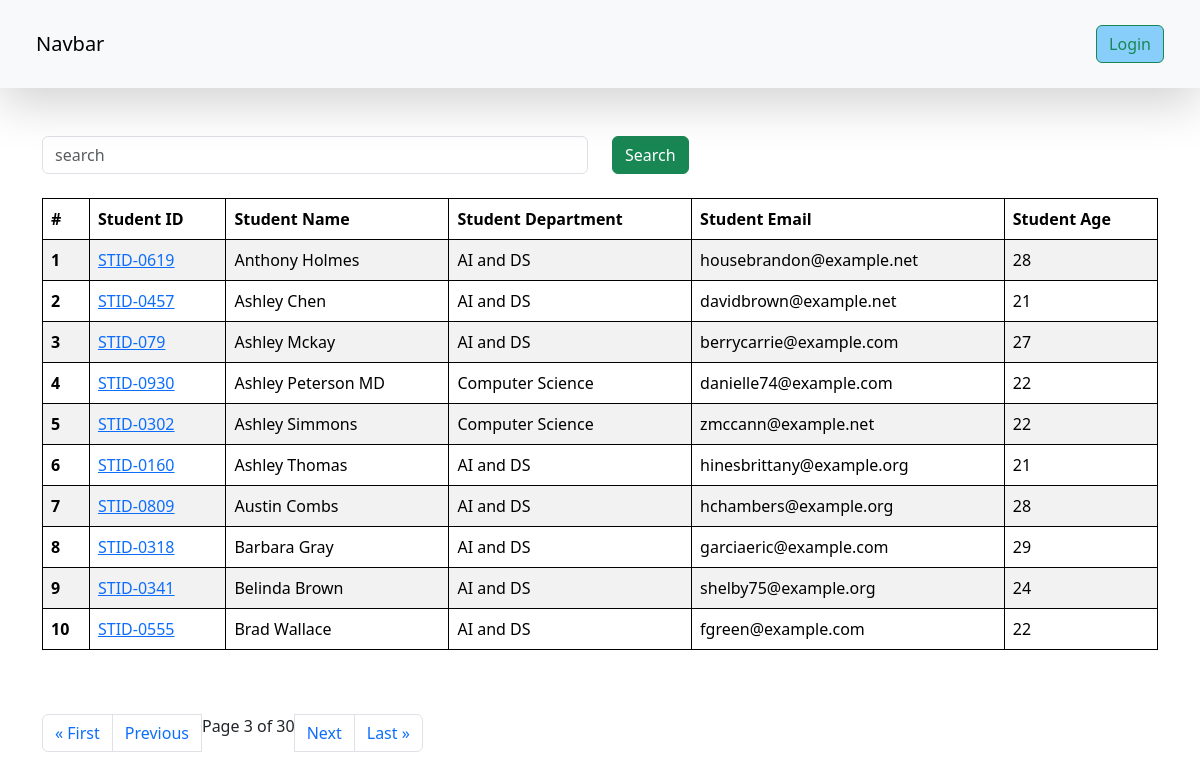
Screenshot of /students/?page=3 with the database file from the repository.
### vege/models.py (models this page shows, shortened)
class Student(models.Model):
    department = models.ForeignKey(Department, related_name="depart",on_delete=models.CASCADE)
    student_id = models.OneToOneField(StudentID, related_name="studentid",on_delete=models.CASCADE)
    student_name = models.CharField(max_length=100)
    student_email = models.EmailField(unique=True)
    student_age = models.IntegerField(default=18)
    student_address = models.TextField()
    is_deleted = models.BooleanField(default=False)
    objects = StudentsManager()
    admin_objects = models.Manager()
    class Meta:
        ordering = ['student_name']
        verbose_name = "student"

class StudentID(models.Model):
    student_id = models.CharField(max_length=100)
    def __str__(self) -> str:
        return self.student_id
    class Meta:
        ordering = ['student_id']

class Department(models.Model):
    department = models.CharField(max_length=100)
    class Meta:
        ordering = ['department']

### vege/views.py (the view, shortened to what this page needs)
# urls.py: path("students/" , get_students , name='get_students'),
def get_students(request):
    queryset = Student.objects.all()
    paginator = Paginator(queryset, 10)  # Show 25 contacts per page.
    page_number = request.GET.get("page",1)
    page_obj = paginator.get_page(page_number)
    return render(request, 'report/students.html' ,{'queryset': page_obj} )

### vege/models.py (called while the page is built)
    def get_queryset(self) -> models.QuerySet:
        return super().get_queryset().filter(is_deleted = False)

### vege/templates/report/students.html (shortened to what this page needs)
{% extends "base.html" %}
{% block start %}
    <div class="container mt-5">
      <form class="mb-4">
      <div class="row">
        <div class="col-md-6">
          <input class="form-control" name="search" placeholder="search">
        </div>
        <div class="col-md-6">
          <button class="btn btn-success">Search</button>
        </div>
      </form>
      </div>
        <table class="table table-striped">
            <thead>
              <tr>
                <th scope="col">#</th>
                <th scope="col">Student ID</th>
                <th scope="col">Student Name</th>
                <th scope="col">Student Department</th>
                <th scope="col">Student Email</th>
                <th scope="col">Student Age</th>
              </tr>
            </thead>
            <tbody>
                {% for student in queryset %}
              <tr>
                <th scope="row">{{ forloop.counter }}</th>
                <td>
                <a href="{% url 'see_marks' student.student_id %}">
                  {{student.student_id}}
                </a>
                </td>
                <td>{{student.student_name}}</td>
                <td>{{student.department.department}}</td>
                <td>{{student.student_email}}</td>
                <td>{{student.student_age}}</td>
              </tr>
              {% endfor %}
            </tbody>
          </table>
          <br><br>
              <nav aria-label="Page navigation example">
                <ul class="pagination">
                    {% if queryset.has_previous %}
                        <li class="page-item"><a class="page-link" href="?page=1">&laquo; First</a></li>
                        <li class="page-item"><a class="page-link" href="?page={{ queryset.previous_page_number }}">Previous</a></li>
                    {% endif %}
                    <span class="current">
                        Page {{ queryset.number }} of {{ queryset.paginator.num_pages }}
                    </span>
                    {% if queryset.has_next %}
                    <li class="page-item"><a class="page-link" href="?page={{ queryset.next_page_number }}">Next</a></li>
                    <li class="page-item"><a class="page-link" href="?page={{ queryset.paginator.num_pages }}">Last &raquo;</a></li>
                    {% endif %}
                  </ul>
          </nav>
{% endblock %}

### vege/templates/report/students.html (style rules this page uses)
table,th,td { border: 1px solid black; }

### rows the page displays
Student: student_id "STID-0619", student_name "Anthony Holmes", department.department "AI and DS", student_email "housebrandon@example.net", student_age "28"
Student: student_id "STID-0457", student_name "Ashley Chen", department.department "AI and DS", student_email "davidbrown@example.net", student_age "21"
Student: student_id "STID-079", student_name "Ashley Mckay", department.department "AI and DS", student_email "berrycarrie@example.com", student_age "27"
Student: student_id "STID-0930", student_name "Ashley Peterson MD", department.department "Computer Science", student_email "danielle74@example.com", student_age "22"
Student: student_id "STID-0302", student_name "Ashley Simmons", department.department "Computer Science", student_email "zmccann@example.net", student_age "22"
Student: student_id "STID-0160", student_name "Ashley Thomas", department.department "AI and DS", student_email "hinesbrittany@example.org", student_age "21"
Student: student_id "STID-0809", student_name "Austin Combs", department.department "AI and DS", student_email "hchambers@example.org", student_age "28"
Student: student_id "STID-0318", student_name "Barbara Gray", department.department "AI and DS", student_email "garciaeric@example.com", student_age "29"
Student: student_id "STID-0341", student_name "Belinda Brown", department.department "AI and DS", student_email "shelby75@example.org", student_age "24"
Student: student_id "STID-0555", student_name "Brad Wallace", department.department "AI and DS", student_email "fgreen@example.com", student_age "22"

### other values shown
{{ queryset.number }} "3"
{{ queryset.paginator.num_pages }} "30"
